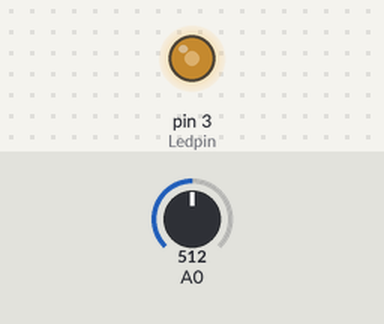
Bench run of a sketch on a simulated Arduino Uno, built with avr-gcc and run on an emulated ATmega328P. On the bench: output pins drawn as LEDs (lit = HIGH). The test bench sets the inputs (shaded band); at power-on: A0 = 512. What the sketch prints to the serial monitor is not drawn.

Above: at 1.2 s.
1.3 s: A0 set to 716
At 2.5 s:
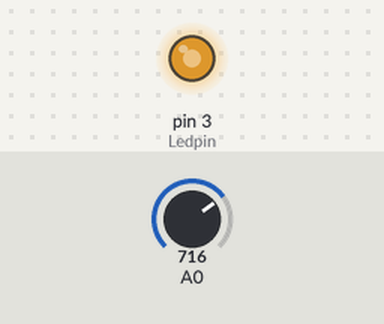
2.8 s: A0 set to 900
At 4.0 s:
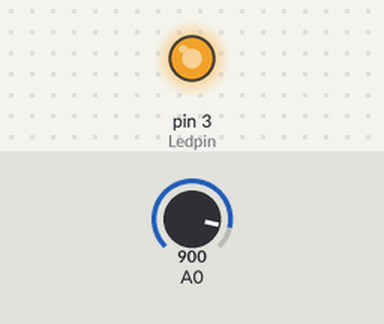
4.3 s: A0 set to 122
At 5.5 s:
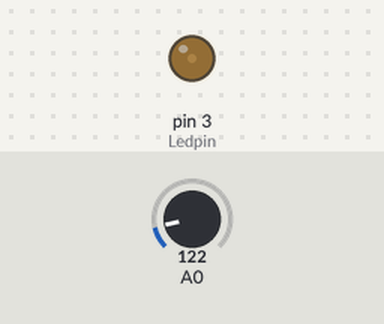
5.8 s: A0 set to 0
At 7.0 s:
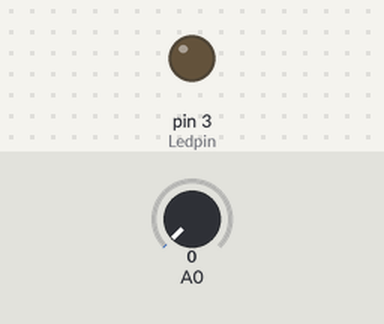
7.3 s: A0 set to 511
At 8.7 s:
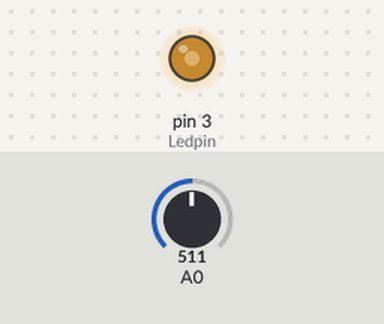
Timing chart, 0 to 9.8 s (numbered marks = the images above; inputs shaded):
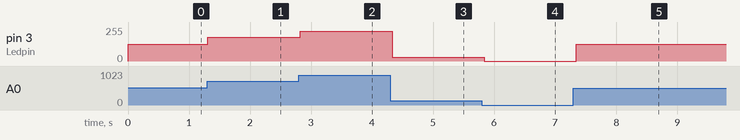

Measured:
- after the input at 1.3 s, pin 3 (Ledpin): 127/255 → 178/255 at once
- after the input at 2.8 s, pin 3 (Ledpin): 178/255 → 224/255 at once
- after the input at 4.3 s, pin 3 (Ledpin): 224/255 → 30/255 at once
- after the input at 5.8 s, pin 3 (Ledpin): 30/255 → 0/255 at once
- after the input at 7.3 s, pin 3 (Ledpin): 0/255 → 127/255 after 0.05 s

The sketch:

Carrinho_de_controle_remoto_com_Arduino__e_PS2_-_Simples.ino
```cpp
//Codigo Real
/*

int Ledpin=9;

int analogpin=A0;
int value=0;
int x;

void setup()
{
Serial.begin(9600);
pinMode(Ledpin, OUTPUT);
}

void loop()
{
value=analogRead(analogpin);
x=map(value,0,1023,0,255);
analogWrite(Ledpin,x);
Serial.println(x);
delay(100);
}

//No lugar do potenciometro resolvi tascar o controle e o codigo ficou mais ou menos assim: (claro tem erro):
*/

// Codigo editado.

#include <PS2X_lib.h>
PS2X ps2x;

int Ledpin=3;
int analogpin=PSS_LY;
int value=0;
int x;
byte vibrate = 0;

void setup()
{
Serial.begin(9600);
pinMode(Ledpin, OUTPUT);
ps2x.config_gamepad(13, 11, 10, 12, true, true);
}

void loop()
{
ps2x.read_gamepad(false, vibrate);
value=analogRead(analogpin);
x=map(value,0,1023,0,255);
analogWrite(Ledpin,x);
Serial.print(x);
delay(100);
}
```
